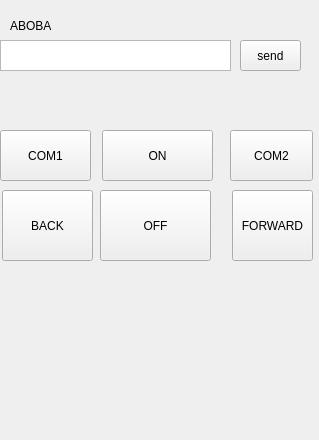
<?xml version="1.0" encoding="UTF-8"?>
<ui version="4.0">
 <class>MainWindow</class>
 <widget class="QMainWindow" name="MainWindow">
  <property name="geometry">
   <rect>
    <x>0</x>
    <y>0</y>
    <width>319</width>
    <height>440</height>
   </rect>
  </property>
  <property name="windowTitle">
   <string>MainWindow</string>
  </property>
  <widget class="QWidget" name="centralwidget">
   <widget class="QPushButton" name="pushButton">
    <property name="geometry">
     <rect>
      <x>0</x>
      <y>130</y>
      <width>91</width>
      <height>51</height>
     </rect>
    </property>
    <property name="text">
     <string>COM1</string>
    </property>
   </widget>
   <widget class="QPushButton" name="pushButton_2">
    <property name="geometry">
     <rect>
      <x>100</x>
      <y>190</y>
      <width>111</width>
      <height>71</height>
     </rect>
    </property>
    <property name="text">
     <string>OFF</string>
    </property>
   </widget>
   <widget class="QPushButton" name="pushButton_3">
    <property name="geometry">
     <rect>
      <x>102</x>
      <y>130</y>
      <width>111</width>
      <height>51</height>
     </rect>
    </property>
    <property name="text">
     <string>ON</string>
    </property>
   </widget>
   <widget class="QPushButton" name="pushButton_4">
    <property name="geometry">
     <rect>
      <x>230</x>
      <y>130</y>
      <width>83</width>
      <height>51</height>
     </rect>
    </property>
    <property name="text">
     <string>COM2</string>
    </property>
   </widget>
   <widget class="QPushButton" name="pushButton_5">
    <property name="geometry">
     <rect>
      <x>2</x>
      <y>190</y>
      <width>91</width>
      <height>71</height>
     </rect>
    </property>
    <property name="text">
     <string>BACK</string>
    </property>
   </widget>
   <widget class="QPushButton" name="pushButton_6">
    <property name="geometry">
     <rect>
      <x>232</x>
      <y>190</y>
      <width>81</width>
      <height>71</height>
     </rect>
    </property>
    <property name="text">
     <string>FORWARD</string>
    </property>
   </widget>
   <widget class="QLabel" name="label">
    <property name="geometry">
     <rect>
      <x>10</x>
      <y>0</y>
      <width>301</width>
      <height>51</height>
     </rect>
    </property>
    <property name="text">
     <string>ABOBA</string>
    </property>
   </widget>
   <widget class="QTextEdit" name="textEdit">
    <property name="geometry">
     <rect>
      <x>0</x>
      <y>40</y>
      <width>231</width>
      <height>31</height>
     </rect>
    </property>
   </widget>
   <widget class="QPushButton" name="pushButton_7">
    <property name="geometry">
     <rect>
      <x>240</x>
      <y>40</y>
      <width>61</width>
      <height>31</height>
     </rect>
    </property>
    <property name="text">
     <string>send</string>
    </property>
   </widget>
  </widget>
 </widget>
 <resources/>
 <connections/>
</ui>
